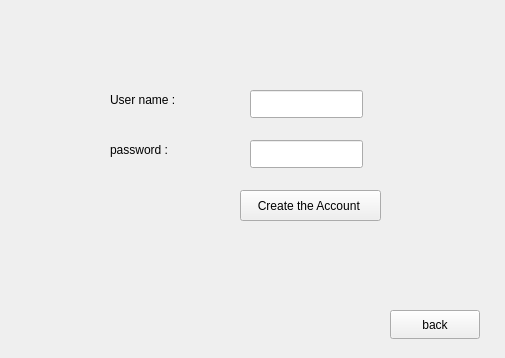
<?xml version="1.0" encoding="UTF-8"?>
<ui version="4.0">
 <class>CreateAccount</class>
 <widget class="QWidget" name="CreateAccount">
  <property name="geometry">
   <rect>
    <x>0</x>
    <y>0</y>
    <width>505</width>
    <height>358</height>
   </rect>
  </property>
  <property name="windowTitle">
   <string>Form</string>
  </property>
  <widget class="QLineEdit" name="passwordInput">
   <property name="geometry">
    <rect>
     <x>250</x>
     <y>140</y>
     <width>113</width>
     <height>28</height>
    </rect>
   </property>
  </widget>
  <widget class="QLabel" name="labelUsername_2">
   <property name="geometry">
    <rect>
     <x>110</x>
     <y>140</y>
     <width>101</width>
     <height>20</height>
    </rect>
   </property>
   <property name="text">
    <string>password : </string>
   </property>
  </widget>
  <widget class="QLineEdit" name="usernameInput">
   <property name="geometry">
    <rect>
     <x>250</x>
     <y>90</y>
     <width>113</width>
     <height>28</height>
    </rect>
   </property>
  </widget>
  <widget class="QPushButton" name="createAccountButton">
   <property name="geometry">
    <rect>
     <x>240</x>
     <y>190</y>
     <width>141</width>
     <height>31</height>
    </rect>
   </property>
   <property name="text">
    <string>Create the Account </string>
   </property>
  </widget>
  <widget class="QLabel" name="labelUsername">
   <property name="geometry">
    <rect>
     <x>110</x>
     <y>90</y>
     <width>101</width>
     <height>20</height>
    </rect>
   </property>
   <property name="text">
    <string>User name :</string>
   </property>
  </widget>
  <widget class="QPushButton" name="backButton">
   <property name="geometry">
    <rect>
     <x>390</x>
     <y>310</y>
     <width>90</width>
     <height>29</height>
    </rect>
   </property>
   <property name="text">
    <string>back</string>
   </property>
  </widget>
 </widget>
 <resources/>
 <connections/>
</ui>
